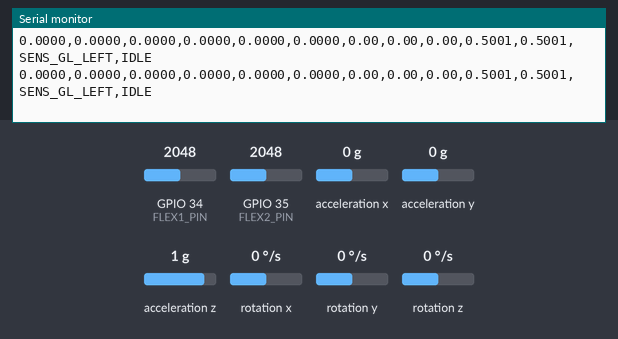
A sketch run on a simulated ESP32. Parts: the last lines printed to the serial monitor. Wiring (inferred from the names in the program): MPU-9250 motion sensor at I2C address 0x68. Inputs (shaded band) come from the test bench; at power-on: GPIO 34 (FLEX1_PIN) = 2048, GPIO 35 (FLEX2_PIN) = 2048, acceleration x 0 g, acceleration y 0 g, acceleration z 1 g, rotation x 0 °/s, rotation y 0 °/s, rotation z 0 °/s (analog values on the 0–4095 scale). Nothing arrives over Bluetooth unless stated.

Above: at 9.6 s.
9.7 s: GPIO 34 (FLEX1_PIN) set to 3909
At 10.5 s:
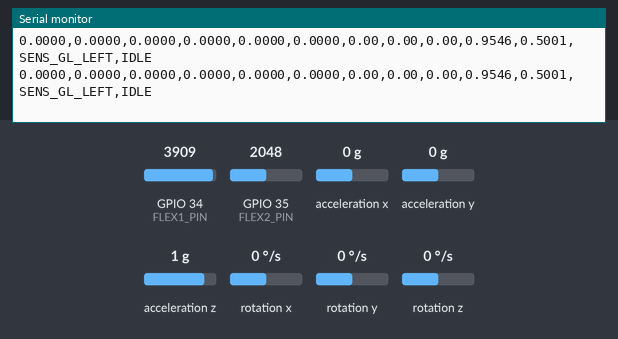
11.9 s: GPIO 34 (FLEX1_PIN) set to 4029
At 12.8 s:
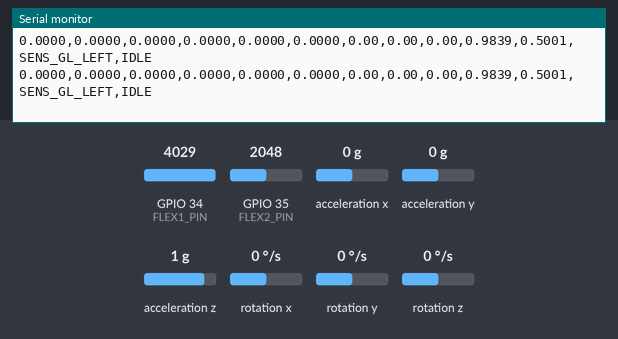

Measured:
- after the input at 9.7 s, the serial monitor: prints a new line at once (image 1)
- after the input at 11.9 s, the serial monitor: prints a new line at once (image 2)

The sketch:

debug_esp32_ml_movement_detector_v1.ino
```cpp
#include <Wire.h>
#include "BluetoothSerial.h"
#include "movement_model_params.h"
#include <math.h>

#if !defined(CONFIG_BT_ENABLED) || !defined(CONFIG_BLUEDROID_ENABLED)
#error Bluetooth Classic is not available on this ESP32 board.
#endif

// Flash one glove as left and change BOTH values to the right-hand values
// before flashing the other glove. The packet label identifies each COM port.
const char *BLUETOOTH_DEVICE_NAME = "SENSOR_GLOVE_LEFT";
const char *GLOVE_ID = "SENS_GL_LEFT";
BluetoothSerial SerialBT;

// ============================================================
// MPU-6500
// ============================================================

#define MPU_ADDR 0x68

#define SDA_PIN 21
#define SCL_PIN 22
const int FLEX1_PIN = 34;
const int FLEX2_PIN = 35;

// MPU-6500 registers
#define PWR_MGMT_1   0x6B
#define CONFIG       0x1A
#define GYRO_CONFIG  0x1B
#define ACCEL_CONFIG 0x1C
#define ACCEL_XOUT_H 0x3B
#define WHO_AM_I     0x75

// ============================================================
// Sensor settings
// ============================================================

// ±2g accelerometer
// 16384 LSB/g
const float ACCEL_SCALE = 16384.0f;

// ±250 degrees/sec gyroscope
// 131 LSB/(deg/sec)
const float GYRO_SCALE = 131.0f;

// ============================================================
// Mahony settings
// ============================================================

float q0 = 1.0f;
float q1 = 0.0f;
float q2 = 0.0f;
float q3 = 0.0f;

// Mahony gains
//
// Kp controls how strongly accelerometer corrects the gyro.
// Ki corrects gyro bias.
//
// Start with Ki = 0 while testing.
float Kp = 3.0f;
float Ki = 0.0f;

float integralFBx = 0.0f;
float integralFBy = 0.0f;
float integralFBz = 0.0f;

// ============================================================
// Gyroscope calibration
// ============================================================

float gyroBiasX = 0.0f;
float gyroBiasY = 0.0f;
float gyroBiasZ = 0.0f;

const int CALIBRATION_SAMPLES = 1000;

// ============================================================
// Timing
// ============================================================

unsigned long lastUpdateMicros = 0;

const unsigned long PRINT_INTERVAL_US = 20000; // 50 Hz

// Send 11 sensor values, a SENS_GL_LEFT/SENS_GL_RIGHT label, and the current
// model state. The PC uses the glove label to identify the COM port.
void sendTelemetry(
  float ax, float ay, float az,
  float gx, float gy, float gz,
  float yaw, float pitch, float roll,
  float flex1, float flex2,
  const char *movementState
) {
  char line[176];
  int length = snprintf(
    line, sizeof(line),
    "%.4f,%.4f,%.4f,%.4f,%.4f,%.4f,%.2f,%.2f,%.2f,%.4f,%.4f,%s,%s\n",
    ax, ay, az, gx, gy, gz, yaw, pitch, roll, flex1, flex2,
    GLOVE_ID, movementState
  );
  if (length > 0 && length < (int)sizeof(line)) {
    Serial.print(line);     // Useful while testing through USB.
    SerialBT.print(line);   // Used by the battery-powered Bluetooth setup.
  }
}

// ============================================================
// Shared per-glove movement model runtime
// Feature order must match train_movement_model_v1.py.
// ============================================================

const uint8_t MODEL_WINDOW_SAMPLES = 50;       // 1 second at 50 Hz
const uint16_t MODEL_UPDATE_INTERVAL_MS = 200; // Evaluate every 0.2 seconds
const uint8_t MODEL_MOVING_CONFIRM_WINDOWS = 2;
const uint8_t MODEL_IDLE_CONFIRM_WINDOWS = 3;

struct MovementSample {
  float ax, ay, az;
  float gx, gy, gz;
  float flex1, flex2;
};

class MovementDetector {
 public:
  MovementDetector() : writeIndex(0), sampleCount(0), lastInferenceMs(0),
                       moving(false), movingVotes(0), idleVotes(0),
                       lastProbability(0.0f) {}

  // Returns true whenever a new window probability is available.
  bool update(float ax, float ay, float az,
              float gx, float gy, float gz,
              float flex1, float flex2,
              uint32_t nowMs, bool &stateChanged) {
    stateChanged = false;
#if !MOVEMENT_MODEL_TRAINED
    (void)ax; (void)ay; (void)az;
    (void)gx; (void)gy; (void)gz;
    (void)flex1; (void)flex2; (void)nowMs;
    return false;
#else
    buffer[writeIndex] = {ax, ay, az, gx, gy, gz, flex1, flex2};
    writeIndex = (writeIndex + 1) % MODEL_WINDOW_SAMPLES;
    if (sampleCount < MODEL_WINDOW_SAMPLES) sampleCount++;
    if (sampleCount < MODEL_WINDOW_SAMPLES) return false;
    if ((uint32_t)(nowMs - lastInferenceMs) < MODEL_UPDATE_INTERVAL_MS) return false;
    lastInferenceMs = nowMs;

    float features[MOVEMENT_MODEL_FEATURE_COUNT];
    calculateFeatures(features);
    float score = MOVEMENT_LOGISTIC_INTERCEPT;
    for (uint8_t i = 0; i < MOVEMENT_MODEL_FEATURE_COUNT; i++) {
      float scale = MOVEMENT_FEATURE_SCALE[i];
      if (scale == 0.0f) scale = 1.0f;
      float standardized = (features[i] - MOVEMENT_FEATURE_MEAN[i]) / scale;
      score += MOVEMENT_LOGISTIC_COEFFICIENTS[i] * standardized;
    }
    if (score >= 0.0f) {
      float e = expf(-score);
      lastProbability = 1.0f / (1.0f + e);
    } else {
      float e = expf(score);
      lastProbability = e / (1.0f + e);
    }

    bool previous = moving;
    if (lastProbability >= MOVEMENT_PROBABILITY_THRESHOLD) {
      movingVotes++;
      idleVotes = 0;
      if (!moving && movingVotes >= MODEL_MOVING_CONFIRM_WINDOWS) moving = true;
    } else {
      idleVotes++;
      movingVotes = 0;
      if (moving && idleVotes >= MODEL_IDLE_CONFIRM_WINDOWS) moving = false;
    }
    stateChanged = (previous != moving);
    return true;
#endif
  }

  bool isMoving() const { return moving; }
  float probability() const { return lastProbability; }

 private:
  MovementSample buffer[MODEL_WINDOW_SAMPLES];
  uint8_t writeIndex;
  uint8_t sampleCount;
  uint32_t lastInferenceMs;
  bool moving;
  uint8_t movingVotes;
  uint8_t idleVotes;
  float lastProbability;

#if MOVEMENT_MODEL_TRAINED
  void calculateFeatures(float *features) const {
    float accelMean[3] = {0.0f, 0.0f, 0.0f};
    float accelSquareSum[3] = {0.0f, 0.0f, 0.0f};
    float gyroSquareSum[3] = {0.0f, 0.0f, 0.0f};
    float flexMin[2] = {buffer[writeIndex].flex1, buffer[writeIndex].flex2};
    float flexMax[2] = {buffer[writeIndex].flex1, buffer[writeIndex].flex2};

    for (uint8_t i = 0; i < MODEL_WINDOW_SAMPLES; i++) {
      const MovementSample &s = buffer[(writeIndex + i) % MODEL_WINDOW_SAMPLES];
      accelMean[0] += s.ax; accelMean[1] += s.ay; accelMean[2] += s.az;
      gyroSquareSum[0] += s.gx * s.gx;
      gyroSquareSum[1] += s.gy * s.gy;
      gyroSquareSum[2] += s.gz * s.gz;
      if (s.flex1 < flexMin[0]) flexMin[0] = s.flex1;
      if (s.flex1 > flexMax[0]) flexMax[0] = s.flex1;
      if (s.flex2 < flexMin[1]) flexMin[1] = s.flex2;
      if (s.flex2 > flexMax[1]) flexMax[1] = s.flex2;
    }
    for (uint8_t axis = 0; axis < 3; axis++) accelMean[axis] /= MODEL_WINDOW_SAMPLES;
    for (uint8_t i = 0; i < MODEL_WINDOW_SAMPLES; i++) {
      const MovementSample &s = buffer[(writeIndex + i) % MODEL_WINDOW_SAMPLES];
      const float accel[3] = {s.ax, s.ay, s.az};
      for (uint8_t axis = 0; axis < 3; axis++) {
        float d = accel[axis] - accelMean[axis];
        accelSquareSum[axis] += d * d;
      }
    }
    features[0] = sqrtf(accelSquareSum[0] / MODEL_WINDOW_SAMPLES);
    features[1] = sqrtf(accelSquareSum[1] / MODEL_WINDOW_SAMPLES);
    features[2] = sqrtf(accelSquareSum[2] / MODEL_WINDOW_SAMPLES);
    features[3] = sqrtf(gyroSquareSum[0] / MODEL_WINDOW_SAMPLES);
    features[4] = sqrtf(gyroSquareSum[1] / MODEL_WINDOW_SAMPLES);
    features[5] = sqrtf(gyroSquareSum[2] / MODEL_WINDOW_SAMPLES);
    features[6] = flexMax[0] - flexMin[0];
    features[7] = flexMax[1] - flexMin[1];
  }
#endif
};

MovementDetector movementDetector;

// ============================================================
// I2C helper
// ============================================================

void writeRegister(byte reg, byte value) {

  Wire.beginTransmission(MPU_ADDR);
  Wire.write(reg);
  Wire.write(value);
  Wire.endTransmission();
}

// ============================================================
// Read MPU-6500 accelerometer + gyro
// ============================================================

bool readMPU6500(
  int16_t &ax,
  int16_t &ay,
  int16_t &az,
  int16_t &gx,
  int16_t &gy,
  int16_t &gz
) {

  Wire.beginTransmission(MPU_ADDR);
  Wire.write(ACCEL_XOUT_H);

  if (Wire.endTransmission(false) != 0) {
    return false;
  }

  uint8_t bytesReceived = Wire.requestFrom(MPU_ADDR, 14);

  if (bytesReceived != 14) {
    return false;
  }

  ax = (Wire.read() << 8) | Wire.read();
  ay = (Wire.read() << 8) | Wire.read();
  az = (Wire.read() << 8) | Wire.read();

  // Temperature
  Wire.read();
  Wire.read();

  gx = (Wire.read() << 8) | Wire.read();
  gy = (Wire.read() << 8) | Wire.read();
  gz = (Wire.read() << 8) | Wire.read();

  return true;
}

// ============================================================
// Gyroscope calibration
// ============================================================

void calibrateGyroscope() {

  Serial.println();
  Serial.println("================================");
  Serial.println("GYROSCOPE CALIBRATION");
  Serial.println("Keep the MPU-6500 COMPLETELY STILL");
  Serial.println("================================");

  delay(2000);

  long sumX = 0;
  long sumY = 0;
  long sumZ = 0;

  int16_t ax, ay, az;
  int16_t gx, gy, gz;

  for (int i = 0; i < CALIBRATION_SAMPLES; i++) {

    if (readMPU6500(ax, ay, az, gx, gy, gz)) {

      sumX += gx;
      sumY += gy;
      sumZ += gz;
    }

    delay(2);
  }

  gyroBiasX = ((float)sumX / CALIBRATION_SAMPLES) / GYRO_SCALE;
  gyroBiasY = ((float)sumY / CALIBRATION_SAMPLES) / GYRO_SCALE;
  gyroBiasZ = ((float)sumZ / CALIBRATION_SAMPLES) / GYRO_SCALE;

  Serial.println("Calibration complete.");

  Serial.print("Gyro bias X: ");
  Serial.print(gyroBiasX, 4);
  Serial.println(" deg/s");

  Serial.print("Gyro bias Y: ");
  Serial.print(gyroBiasY, 4);
  Serial.println(" deg/s");

  Serial.print("Gyro bias Z: ");
  Serial.print(gyroBiasZ, 4);
  Serial.println(" deg/s");

  Serial.println();
}

// ============================================================
// Fast inverse square root
// ============================================================

float invSqrt(float x) {

  return 1.0f / sqrtf(x);
}

// ============================================================
// Mahony 6-axis IMU update
// ============================================================

void mahonyUpdate(
  float gx,
  float gy,
  float gz,
  float ax,
  float ay,
  float az,
  float dt
) {

  // Convert gyro from degrees/sec → radians/sec
  gx *= 0.01745329252f;
  gy *= 0.01745329252f;
  gz *= 0.01745329252f;

  // ----------------------------------------------------------
  // Normalize accelerometer
  // ----------------------------------------------------------

  float accelNorm = sqrtf(
    ax * ax +
    ay * ay +
    az * az
  );

  if (accelNorm > 0.0f) {

    ax /= accelNorm;
    ay /= accelNorm;
    az /= accelNorm;

    // --------------------------------------------------------
    // Estimated direction of gravity
    // --------------------------------------------------------

    float halfvx = q1 * q3 - q0 * q2;

    float halfvy = q0 * q1 + q2 * q3;

    float halfvz =
      q0 * q0 -
      0.5f +
      q3 * q3;

    // --------------------------------------------------------
    // Error between measured and estimated gravity
    // --------------------------------------------------------

    float halfex =
      (ay * halfvz) -
      (az * halfvy);

    float halfey =
      (az * halfvx) -
      (ax * halfvz);

    float halfez =
      (ax * halfvy) -
      (ay * halfvx);

    // --------------------------------------------------------
    // Integral feedback
    // --------------------------------------------------------

    if (Ki > 0.0f) {

      integralFBx += Ki * halfex * dt;
      integralFBy += Ki * halfey * dt;
      integralFBz += Ki * halfez * dt;

      gx += integralFBx;
      gy += integralFBy;
      gz += integralFBz;

    } else {

      integralFBx = 0.0f;
      integralFBy = 0.0f;
      integralFBz = 0.0f;
    }

    // --------------------------------------------------------
    // Proportional feedback
    // --------------------------------------------------------

    gx += Kp * halfex;
    gy += Kp * halfey;
    gz += Kp * halfez;
  }

  // ----------------------------------------------------------
  // Integrate quaternion
  // ----------------------------------------------------------

  float halfDt = 0.5f * dt;

  gx *= halfDt;
  gy *= halfDt;
  gz *= halfDt;

  float qa = q0;
  float qb = q1;
  float qc = q2;

  q0 +=
    (-qb * gx) -
    (qc * gy) -
    (q3 * gz);

  q1 +=
    (qa * gx) +
    (qc * gz) -
    (q3 * gy);

  q2 +=
    (qa * gy) -
    (qb * gz) +
    (q3 * gx);

  q3 +=
    (qa * gz) +
    (qb * gy) -
    (qc * gx);

  // ----------------------------------------------------------
  // Normalize quaternion
  // ----------------------------------------------------------

  float recipNorm = invSqrt(
    q0 * q0 +
    q1 * q1 +
    q2 * q2 +
    q3 * q3
  );

  q0 *= recipNorm;
  q1 *= recipNorm;
  q2 *= recipNorm;
  q3 *= recipNorm;
}

// ============================================================
// Quaternion → Euler angles
// ============================================================

void getEulerAngles(
  float &yaw,
  float &pitch,
  float &roll
) {

  // Roll
  roll = atan2f(
    2.0f * (q0 * q1 + q2 * q3),
    1.0f - 2.0f * (q1 * q1 + q2 * q2)
  );

  // Pitch
  float sinp =
    2.0f * (q0 * q2 - q3 * q1);

  // Prevent numerical problems around ±90°
  if (fabsf(sinp) >= 1.0f) {
    pitch = copysignf(
      PI / 2.0f,
      sinp
    );
  } else {
    pitch = asinf(sinp);
  }

  // Yaw
  yaw = atan2f(
    2.0f * (q0 * q3 + q1 * q2),
    1.0f - 2.0f * (q2 * q2 + q3 * q3)
  );

  // Convert radians → degrees
  yaw *= 180.0f / PI;
  pitch *= 180.0f / PI;
  roll *= 180.0f / PI;
}

// Remove the gravity component from accelerometer readings.
// The returned values are linear acceleration in g, expressed in the
// MPU-6500 body axes. This uses the Mahony quaternion, but does not alter
// the accelerometer values used internally by the Mahony filter.
void getLinearAcceleration(
  float ax,
  float ay,
  float az,
  float &linearAx,
  float &linearAy,
  float &linearAz
) {

  // Estimated gravity direction in body coordinates.
  float gravityX = 2.0f * (q1 * q3 - q0 * q2);
  float gravityY = 2.0f * (q0 * q1 + q2 * q3);
  float gravityZ =
    2.0f * (q0 * q0 + q3 * q3) - 1.0f;

  linearAx = ax - gravityX;
  linearAy = ay - gravityY;
  linearAz = az - gravityZ;
}

// ============================================================
// Setup
// ============================================================

void setup() {

  Serial.begin(115200);
  SerialBT.begin(BLUETOOTH_DEVICE_NAME);

#if MOVEMENT_MODEL_TRAINED
  Serial.println("ML movement model loaded.");
#else
  Serial.println("ML detector disabled: train a model and replace movement_model_params.h.");
#endif

  delay(1000);

  Serial.println();
  Serial.println("================================");
  Serial.println("ESP32 + MPU-6500 + Mahony AHRS");
  Serial.println("================================");

  // I2C
  Wire.begin(SDA_PIN, SCL_PIN);

  Wire.setClock(400000);

  // ----------------------------------------------------------
  // Check WHO_AM_I
  // ---------------------------------------------------------

  Wire.beginTransmission(MPU_ADDR);
  Wire.write(WHO_AM_I);
  Wire.endTransmission(false);

  Wire.requestFrom(MPU_ADDR, 1);

  if (Wire.available()) {

    byte whoAmI = Wire.read();

    Serial.print("WHO_AM_I = 0x");
    Serial.println(whoAmI, HEX);

    if (whoAmI != 0x70) {

      Serial.println("WARNING: Expected MPU-6500 (0x70)");

    } else {

      Serial.println("MPU-6500 detected.");
    }

  } else {

    Serial.println("ERROR: Could not communicate with MPU-6500.");

    while (true) {
      delay(1000);
    }
  }

  // ----------------------------------------------------------
  // Wake MPU-6500
  // ----------------------------------------------------------

  writeRegister(PWR_MGMT_1, 0x01);

  // DLPF configuration
  writeRegister(CONFIG, 0x03);

  // Gyroscope ±250 deg/s
  writeRegister(GYRO_CONFIG, 0x00);

  // Accelerometer ±2g
  writeRegister(ACCEL_CONFIG, 0x00);

  delay(100);

  Serial.println("MPU-6500 initialized.");

  // ----------------------------------------------------------
  // Calibrate gyro
  // ----------------------------------------------------------

  calibrateGyroscope();

  Serial.println("Starting Mahony filter...");
  Serial.println();

  // ----------------------------------------------------------
  // setup flex sensors
  // ----------------------------------------------------------
  analogReadResolution(12);
  pinMode(FLEX1_PIN, INPUT);
  pinMode(FLEX2_PIN, INPUT);

  lastUpdateMicros = micros();
}

// ============================================================
// Main loop
// ============================================================

void loop() {

  unsigned long now = micros();

  float dt =
    (now - lastUpdateMicros) /
    1000000.0f;

  lastUpdateMicros = now;

  // Protect against unusually large dt
  if (dt <= 0.0f || dt > 0.1f) {
    return;
  }

  int16_t rawAx;
  int16_t rawAy;
  int16_t rawAz;

  int16_t rawGx;
  int16_t rawGy;
  int16_t rawGz;

  if (!readMPU6500(
        rawAx,
        rawAy,
        rawAz,
        rawGx,
        rawGy,
        rawGz
      )) {

    Serial.println("MPU read error!");
    delay(100);
    return;
  }

  // ----------------------------------------------------------
  // Convert raw accelerometer values → g
  // ----------------------------------------------------------

  float ax =
    (float)rawAx / ACCEL_SCALE;

  float ay =
    (float)rawAy / ACCEL_SCALE;

  float az =
    (float)rawAz / ACCEL_SCALE;

  // ----------------------------------------------------------
  // Convert raw gyro values → deg/s
  // ----------------------------------------------------------

  float gx =
    ((float)rawGx / GYRO_SCALE) -
    gyroBiasX;

  float gy =
    ((float)rawGy / GYRO_SCALE) -
    gyroBiasY;

  float gz =
    ((float)rawGz / GYRO_SCALE) -
    gyroBiasZ;

  // ----------------------------------------------------------
  // Mahony update
  // ----------------------------------------------------------

  mahonyUpdate(
    gx,
    gy,
    gz,
    ax,
    ay,
    az,
    dt
  );

  // ----------------------------------------------------------
  // Print at ~50 Hz
  // ----------------------------------------------------------

  static unsigned long lastPrint = 0;

  if (micros() - lastPrint >= PRINT_INTERVAL_US) {

    lastPrint = micros();

    float yaw;
    float pitch;
    float roll;

    getEulerAngles(yaw, pitch, roll);

    // Remove the estimated earth-gravity component only for the values
    // transmitted over serial. The Mahony filter above still uses the
    // original ax, ay, az values, so orientation is not negatively affected.
    float linearAx;
    float linearAy;
    float linearAz;

    getLinearAcceleration(
      ax,
      ay,
      az,
      linearAx,
      linearAy,
      linearAz
    );

    int flex1_adc = analogRead(FLEX1_PIN);
    int flex2_adc = analogRead(FLEX2_PIN);

    // Normalize 12-bit ADC readings to 0.0–1.0
    float flex1 = (float)flex1_adc / 4095.0f;
    float flex2 = (float)flex2_adc / 4095.0f;

    // Telemetry order:
    // ax, ay, az, gx, gy, gz, yaw, pitch, roll, flex1, flex2
    // Accelerometer values are gravity-compensated and in g.
    // Gyro values are bias-corrected deg/s.
#if MOVEMENT_MODEL_TRAINED
    bool stateChanged = false;
    if (movementDetector.update(
          linearAx, linearAy, linearAz,
          gx, gy, gz,
          flex1, flex2,
          millis(), stateChanged
        ) && stateChanged) {
      // USB debug only. Bluetooth packets also include the current state below.
      Serial.printf("MODEL_STATE,%s,%.3f\n",
                    movementDetector.isMoving() ? "MOVING" : "IDLE",
                    movementDetector.probability());
    }
#endif

    const char *movementState = movementDetector.isMoving() ? "MOVING" : "IDLE";
    sendTelemetry(
      linearAx, linearAy, linearAz,
      gx, gy, gz,
      yaw, pitch, roll,
      flex1, flex2,
      movementState
    );
  }
}
```

Source omitted: movement_model_params.h (961 bytes)
